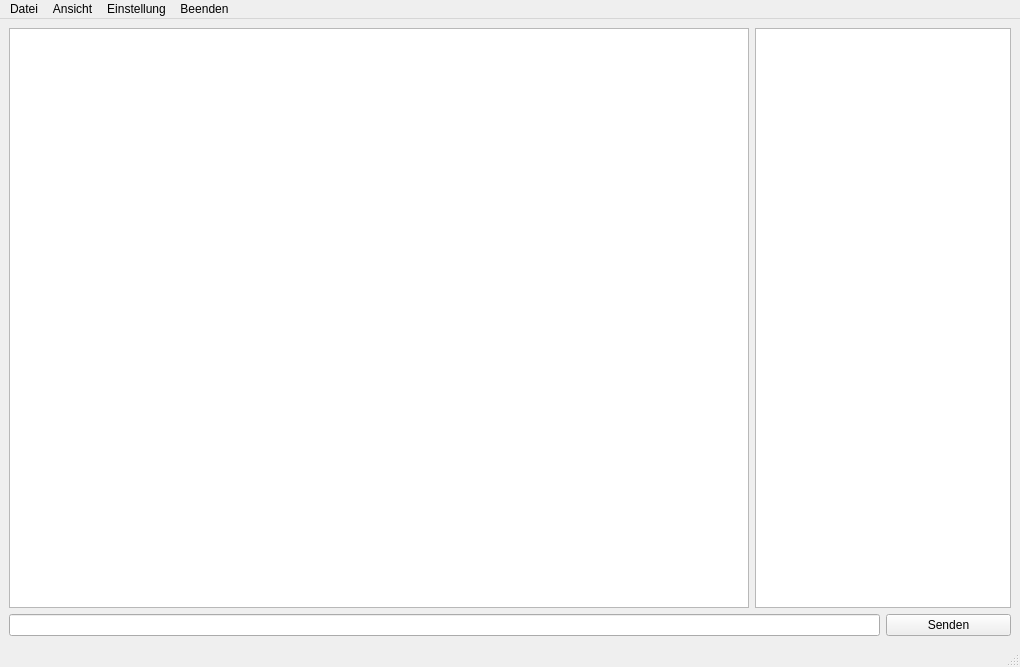
<?xml version="1.0" encoding="UTF-8"?>
<ui version="4.0">
 <class>MainWindow</class>
 <widget class="QMainWindow" name="MainWindow">
  <property name="geometry">
   <rect>
    <x>0</x>
    <y>0</y>
    <width>1020</width>
    <height>667</height>
   </rect>
  </property>
  <property name="minimumSize">
   <size>
    <width>838</width>
    <height>0</height>
   </size>
  </property>
  <property name="maximumSize">
   <size>
    <width>4048</width>
    <height>4048</height>
   </size>
  </property>
  <property name="windowTitle">
   <string>FlowChatPy</string>
  </property>
  <widget class="QWidget" name="centralwidget">
   <layout class="QGridLayout" name="gridLayout_3">
    <item row="0" column="0">
     <layout class="QGridLayout" name="gridLayout">
      <item row="1" column="0" colspan="2">
       <widget class="QLineEdit" name="lineEdit"/>
      </item>
      <item row="1" column="2">
       <widget class="QPushButton" name="pushButton">
        <property name="text">
         <string>Senden</string>
        </property>
       </widget>
      </item>
      <item row="0" column="1" colspan="2">
       <widget class="QListView" name="listView"/>
      </item>
      <item row="0" column="0">
       <widget class="QTextEdit" name="textEdit"/>
      </item>
     </layout>
    </item>
   </layout>
  </widget>
  <widget class="QMenuBar" name="menubar">
   <property name="geometry">
    <rect>
     <x>0</x>
     <y>0</y>
     <width>1020</width>
     <height>26</height>
    </rect>
   </property>
   <widget class="QMenu" name="menuDatei">
    <property name="title">
     <string>Datei</string>
    </property>
   </widget>
   <widget class="QMenu" name="menuEinstellung">
    <property name="title">
     <string>Einstellung</string>
    </property>
    <addaction name="actionNamne_ndern"/>
   </widget>
   <widget class="QMenu" name="menuBeenden">
    <property name="title">
     <string>Beenden</string>
    </property>
   </widget>
   <widget class="QMenu" name="menuAnsicht">
    <property name="title">
     <string>Ansicht</string>
    </property>
    <addaction name="actionFenster_Fokusieren"/>
    <addaction name="actionDunkel_Ansicht"/>
   </widget>
   <addaction name="menuDatei"/>
   <addaction name="menuAnsicht"/>
   <addaction name="menuEinstellung"/>
   <addaction name="menuBeenden"/>
  </widget>
  <widget class="QStatusBar" name="statusbar"/>
  <action name="actionNamne_ndern">
   <property name="text">
    <string>Namen ändern</string>
   </property>
  </action>
  <action name="actionFenster_Fokusieren">
   <property name="text">
    <string>Fenster Fokusieren</string>
   </property>
  </action>
  <action name="actionDunkel_Ansicht">
   <property name="text">
    <string>Dunkel Ansicht</string>
   </property>
  </action>
 </widget>
 <resources/>
 <connections/>
</ui>
